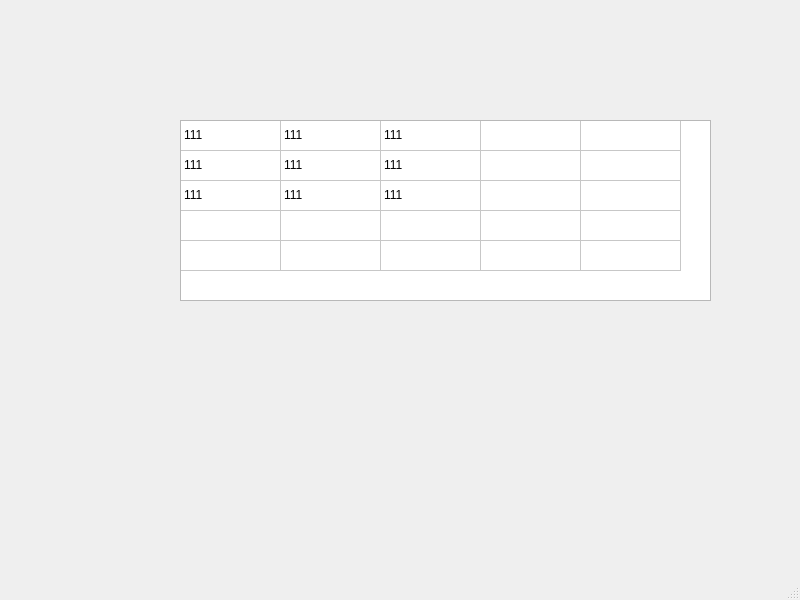
<?xml version="1.0" encoding="UTF-8"?>
<ui version="4.0">
 <class>MainWindow</class>
 <widget class="QMainWindow" name="MainWindow">
  <property name="geometry">
   <rect>
    <x>0</x>
    <y>0</y>
    <width>800</width>
    <height>600</height>
   </rect>
  </property>
  <property name="windowTitle">
   <string>MainWindow</string>
  </property>
  <widget class="QWidget" name="centralwidget">
   <widget class="QTableWidget" name="tableWidget">
    <property name="geometry">
     <rect>
      <x>180</x>
      <y>120</y>
      <width>531</width>
      <height>181</height>
     </rect>
    </property>
    <attribute name="horizontalHeaderVisible">
     <bool>false</bool>
    </attribute>
    <attribute name="verticalHeaderVisible">
     <bool>false</bool>
    </attribute>
    <row>
     <property name="text">
      <string>1</string>
     </property>
    </row>
    <row>
     <property name="text">
      <string>2</string>
     </property>
    </row>
    <row>
     <property name="text">
      <string>New Row</string>
     </property>
    </row>
    <row>
     <property name="text">
      <string>3</string>
     </property>
    </row>
    <row>
     <property name="text">
      <string>5</string>
     </property>
    </row>
    <column>
     <property name="text">
      <string>New Column</string>
     </property>
    </column>
    <column>
     <property name="text">
      <string>2</string>
     </property>
    </column>
    <column>
     <property name="text">
      <string>3</string>
     </property>
    </column>
    <column>
     <property name="text">
      <string>2</string>
     </property>
    </column>
    <column>
     <property name="text">
      <string>4</string>
     </property>
    </column>
    <item row="0" column="0">
     <property name="text">
      <string>111</string>
     </property>
    </item>
    <item row="0" column="1">
     <property name="text">
      <string>111</string>
     </property>
    </item>
    <item row="0" column="2">
     <property name="text">
      <string>111</string>
     </property>
     <property name="toolTip">
      <string/>
     </property>
    </item>
    <item row="1" column="0">
     <property name="text">
      <string>111</string>
     </property>
    </item>
    <item row="1" column="1">
     <property name="text">
      <string>111</string>
     </property>
    </item>
    <item row="1" column="2">
     <property name="text">
      <string>111</string>
     </property>
    </item>
    <item row="2" column="0">
     <property name="text">
      <string>111</string>
     </property>
    </item>
    <item row="2" column="1">
     <property name="text">
      <string>111</string>
     </property>
    </item>
    <item row="2" column="2">
     <property name="text">
      <string>111</string>
     </property>
    </item>
   </widget>
  </widget>
  <widget class="QMenuBar" name="menubar">
   <property name="geometry">
    <rect>
     <x>0</x>
     <y>0</y>
     <width>800</width>
     <height>21</height>
    </rect>
   </property>
  </widget>
  <widget class="QStatusBar" name="statusbar"/>
 </widget>
 <resources/>
 <connections/>
</ui>
